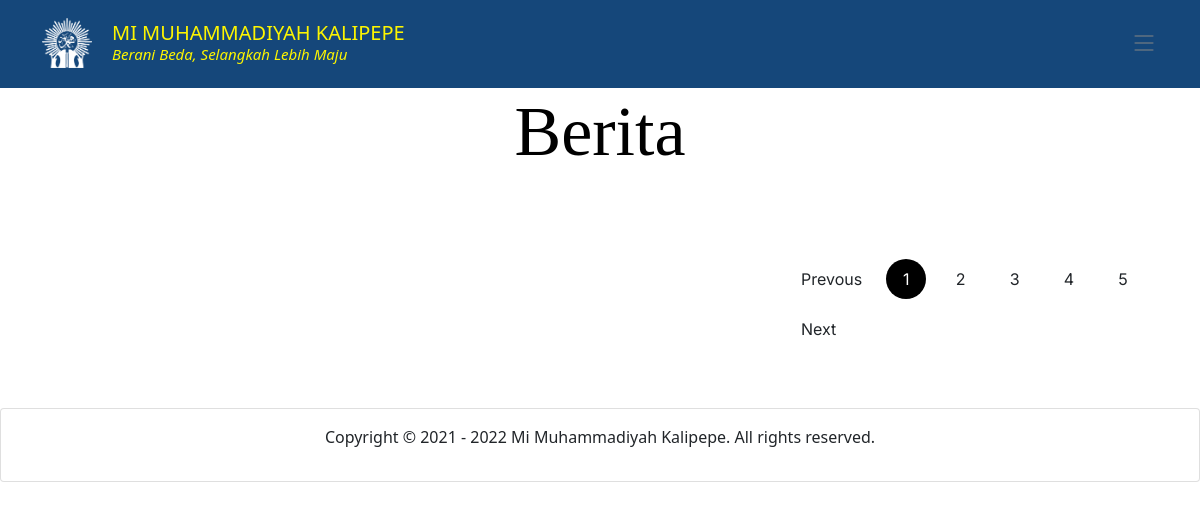
The page /index.php/home/berita on the database as committed earlier.
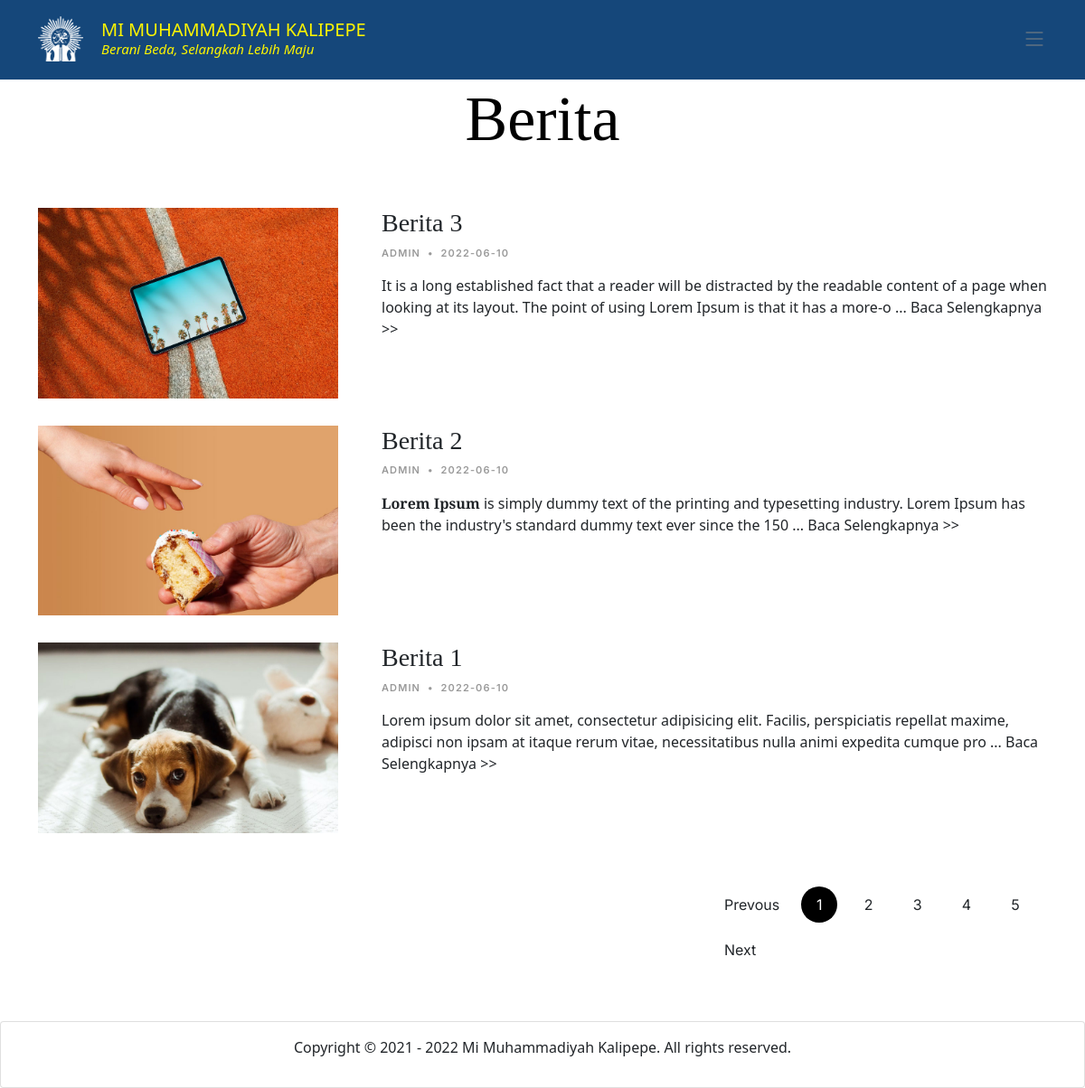
The same page on the database as committed later.
### tables this page shows
CREATE TABLE `tb_berita` (
  `id_berita` int(11) NOT NULL,
  `judul_berita` longtext NOT NULL,
  `isi_berita` longtext NOT NULL,
  `tanggal_berita` date NOT NULL DEFAULT current_timestamp(),
  `gambar_berita` varchar(64) NOT NULL,
  `author` varchar(32) NOT NULL
);

### application/controllers/Home.php (called while the page is built, shortened)
<?php
class Home extends CI_Controller {
	public function __construct(){
		$this->load->model('main_model','', TRUE);
		$this->load->model('m_app','', TRUE);
		$this->load->model('ModelBerita','', TRUE);
		$this->load->library('pagination');
		$this->load->helper('url');
	}
	public function berita(){
		$data['berita'] = $this->ModelBerita->read_berita()->result();
		$this->load->view('berita',$data);
	}
}

### index.php (called while the page is built, shortened)
<?php
require_once BASEPATH.'core/CodeIgniter.php';

### application/models/ModelBerita.php (called while the page is built, shortened)
<?php
class ModelBerita extends CI_Model{
    function read_berita(){
        $this->db->order_by("id_berita", "desc");
        return $this->db->get('tb_berita');
    }
}
 ?>

### application/views/berita.php (the view, shortened to what this page needs)
<!DOCTYPE html>
<html lang="en">
<head>
</head>
<body>
  <main id="main">
    <section>
      <div class="container">
        <div class="row">
          <div class="col-lg-12 text-center mb-5">
            <h1 class="page-title">Berita</h1>
          </div>
        </div>
        <div class="row">
          <?php foreach ($berita as $b) { ?>
          <div class="col-md-4">
            <div class="post-entry-2">
              <a href="<?php echo base_url('berita-detail/'.$b->id_berita) ?>" class="me-4 thumbnail mb-4 mb-lg-0 d-inline-block">
                <img src="<?php echo base_url().'assets/foto/fotoberita/'.$b->gambar_berita ?>" alt="" class="img-fluid">
              </a>
            </div>
          </div>
          <div class="col-md-8">
            <h3><a href="<?php echo base_url('berita-detail/'.$b->id_berita) ?>"><?php echo $b->judul_berita ?></a></h3>
            <div class="post-meta">
              <span class="date"><?php echo $b->author ?></span>
              <span class="mx-1">&bullet;</span>
              <span><?php echo $b->tanggal_berita ?></span>
            </div>
            <p><?php echo substr($b->isi_berita,0, 200) ?> <a href="<?php echo base_url('berita-detail/'.$b->id_berita) ?>">... Baca Selengkapnya >></a></p>
          </div>
          <?php } ?>
        <div class="d-md-flex post-entry-2 half">
          <div class="col-md-8"></div>
          <div class="text-start py-4">
            <div class="custom-pagination">
              <a href="#" class="prev">Prevous</a>
              <a href="#" class="active">1</a>
              <a href="#">2</a>
              <a href="#">3</a>
              <a href="#">4</a>
              <a href="#">5</a>
              <a href="#" class="next">Next</a>
            </div>
          </div>
        </div>
      </div>
    </section>
  </main>
</body>
</html>

Rows that differ between the two databases and show on the page:
added tb_berita: gambar_berita (picture), judul_berita "Berita 3", author "ADMIN", tanggal_berita "2022-06-10", isi_berita "It is a long established fact that a reader will be distracted by the readable content of a page when looking at its layout. The point of using Lorem Ipsum is that it has a more-o"
added tb_berita: gambar_berita (picture), judul_berita "Berita 2", author "ADMIN", tanggal_berita "2022-06-10", isi_berita "Lorem Ipsum is simply dummy text of the printing and typesetting industry. Lorem Ipsum has been the industry's standard dummy text ever since the 150"
added tb_berita: gambar_berita (picture), judul_berita "Berita 1", author "ADMIN", tanggal_berita "2022-06-10", isi_berita "Lorem ipsum dolor sit amet, consectetur adipisicing elit. Facilis, perspiciatis repellat maxime, adipisci non ipsam at itaque rerum vitae, necessitatibus nulla animi expedita cumque pro"
